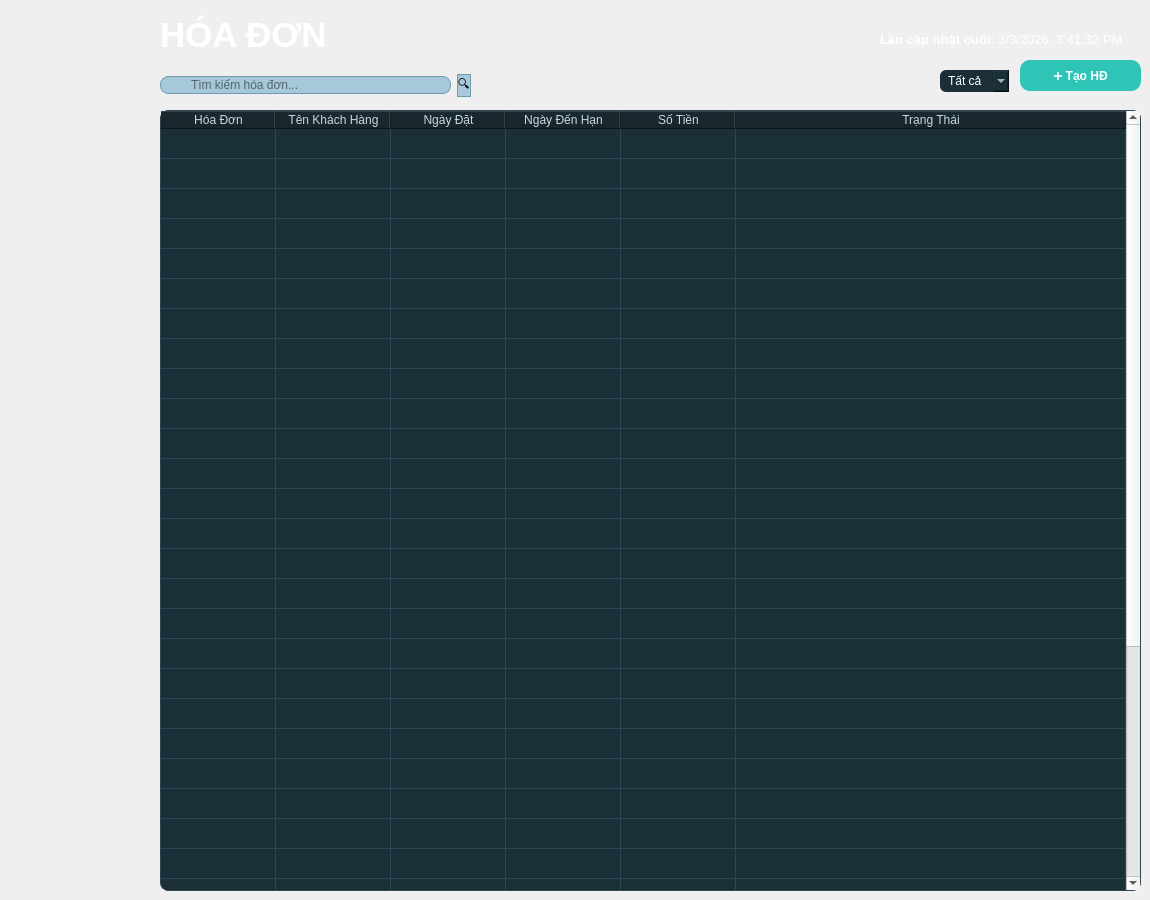
    <widget class="QWidget" name="hd">
     <widget class="QPushButton" name="pb_add_hd">
      <property name="geometry">
       <rect>
        <x>1020</x>
        <y>60</y>
        <width>121</width>
        <height>31</height>
       </rect>
      </property>
      <property name="font">
       <font>
        <family>Arial</family>
        <weight>75</weight>
        <bold>true</bold>
       </font>
      </property>
      <property name="styleSheet">
       <string notr="true">QPushButton{
    background-color: #2EC4B6;
    color: white;
    border: none;
    border-radius: 10px;
    padding: 6px 16px;
    font-weight: 600;
}

QPushButton:hover{
    background-color: #0ea5a4;
}

QPushButton:pressed{
    background-color: #0d9488;
}</string>
      </property>
      <property name="text">
       <string>➕ Tạo HĐ</string>
      </property>
     </widget>
     <widget class="QLabel" name="lb_updatetime_hd">
      <property name="geometry">
       <rect>
        <x>880</x>
        <y>30</y>
        <width>261</width>
        <height>20</height>
       </rect>
      </property>
      <property name="font">
       <font>
        <family>Arial</family>
        <weight>50</weight>
        <bold>false</bold>
       </font>
      </property>
      <property name="styleSheet">
       <string notr="true">QLabel {
    color: #FFFFFF;
}
</string>
      </property>
      <property name="text">
       <string>&lt;html&gt;&lt;head/&gt;&lt;body&gt;&lt;p&gt;&lt;span style=&quot; font-size:10pt; font-weight:600;&quot;&gt;Lần cập nhật cuối:&lt;/span&gt;&lt;span style=&quot; font-size:10pt;&quot;&gt; 3/3/2026, 3:41:32 PM&lt;/span&gt;&lt;/p&gt;&lt;/body&gt;&lt;/html&gt;</string>
      </property>
     </widget>
     <widget class="QComboBox" name="cb_f_hd">
      <property name="geometry">
       <rect>
        <x>940</x>
        <y>70</y>
        <width>69</width>
        <height>22</height>
       </rect>
      </property>
      <property name="font">
       <font>
        <family>Arial</family>
        <weight>50</weight>
        <bold>false</bold>
       </font>
      </property>
      <property name="styleSheet">
       <string notr="true">QComboBox {
    background-color: #1B2F38;
    color: white;
    border-radius: 6px;
    padding: 4px 8px;
}

QComboBox QAbstractItemView {
    background-color:#1B2F38;
    color: white;
}</string>
      </property>
      <property name="editable">
       <bool>false</bool>
      </property>
      <property name="currentText">
       <string notr="true">Tất cả</string>
      </property>
      <item>
       <property name="text">
        <string>Tất cả</string>
       </property>
      </item>
      <item>
       <property name="text">
        <string>Đã thanh toán</string>
       </property>
      </item>
      <item>
       <property name="text">
        <string>Quá hạn</string>
       </property>
      </item>
      <item>
       <property name="text">
        <string>Chưa giải quyết</string>
       </property>
      </item>
      <item>
       <property name="text">
        <string/>
       </property>
      </item>
     </widget>
     <widget class="QWidget" name="layoutWidget_4">
      <property name="geometry">
       <rect>
        <x>160</x>
        <y>70</y>
        <width>311</width>
        <height>31</height>
       </rect>
      </property>
      <layout class="QHBoxLayout" name="hlayout_hd">
       <item>
        <widget class="QLineEdit" name="lne_search_hd">
         <property name="font">
          <font>
           <family>Arial</family>
          </font>
         </property>
         <property name="styleSheet">
          <string notr="true">QLineEdit {
background-color: #A6C8D8;
border: 1px solid #6F9BB3;
border-radius: 8px;
padding-left: 28px;
}</string>
         </property>
         <property name="text">
          <string/>
         </property>
         <property name="placeholderText">
          <string>Tìm kiếm hóa đơn...</string>
         </property>
        </widget>
       </item>
       <item>
        <widget class="QPushButton" name="pb_search_hd">
         <property name="styleSheet">
          <string notr="true">QPushButton {
background-color: #A6C8D8;
border: 1px solid #6F9BB3;
border-radius: 8px;
}</string>
         </property>
         <property name="text">
          <string>🔍</string>
         </property>
        </widget>
       </item>
      </layout>
     </widget>
     <widget class="QLabel" name="lb_hd">
      <property name="geometry">
       <rect>
        <x>160</x>
        <y>10</y>
        <width>231</width>
        <height>51</height>
       </rect>
      </property>
      <property name="font">
       <font>
        <family>Arial</family>
        <weight>50</weight>
        <bold>false</bold>
       </font>
      </property>
      <property name="styleSheet">
       <string notr="true">color: white;</string>
      </property>
      <property name="text">
       <string>&lt;html&gt;&lt;head/&gt;&lt;body&gt;&lt;p&gt;&lt;span style=&quot; font-size:26pt; font-weight:600;&quot;&gt;HÓA ĐƠN&lt;/span&gt;&lt;/p&gt;&lt;/body&gt;&lt;/html&gt;</string>
      </property>
     </widget>
     <widget class="QTableWidget" name="tbwg_hd">
      <property name="geometry">
       <rect>
        <x>160</x>
        <y>110</y>
        <width>981</width>
        <height>781</height>
       </rect>
      </property>
      <property name="font">
       <font>
        <family>Arial</family>
       </font>
      </property>
      <property name="autoFillBackground">
       <bool>false</bool>
      </property>
      <property name="styleSheet">
       <string notr="true">QTableWidget{
    background-color: #1B2F38;
    border: 1px solid #2f4752;
    gridline-color: #2f4752;
    color: #C7D9E2;
    border-radius: 8px;
}

QHeaderView::section{
    background-color: #0F1E25;
    color: #C7D9E2;}</string>
      </property>
      <property name="sizeAdjustPolicy">
       <enum>QAbstractScrollArea::AdjustToContents</enum>
      </property>
      <attribute name="horizontalHeaderDefaultSectionSize">
       <number>115</number>
      </attribute>
      <attribute name="horizontalHeaderStretchLastSection">
       <bool>true</bool>
      </attribute>
      <attribute name="verticalHeaderVisible">
       <bool>false</bool>
      </attribute>
      <attribute name="verticalHeaderCascadingSectionResizes">
       <bool>false</bool>
      </attribute>
      <attribute name="verticalHeaderHighlightSections">
       <bool>true</bool>
      </attribute>
      <attribute name="verticalHeaderStretchLastSection">
       <bool>true</bool>
      </attribute>
      <row>
       <property name="text">
        <string>1</string>
       </property>
      </row>
      <row>
       <property name="text">
        <string>New Row</string>
       </property>
      </row>
      <row>
       <property name="text">
        <string>New Row</string>
       </property>
      </row>
      <row>
       <property name="text">
        <string>New Row</string>
       </property>
      </row>
      <row>
       <property name="text">
        <string>New Row</string>
       </property>
      </row>
      <row>
       <property name="text">
        <string>New Row</string>
       </property>
      </row>
      <row>
       <property name="text">
        <string>New Row</string>
       </property>
      </row>
      <row>
       <property name="text">
        <string>New Row</string>
       </property>
      </row>
      <row>
       <property name="text">
        <string>New Row</string>
       </property>
      </row>
      <row>
       <property name="text">
        <string>New Row</string>
       </property>
      </row>
      <row>
       <property name="text">
        <string>New Row</string>
       </property>
      </row>
      <row>
       <property name="text">
        <string>New Row</string>
       </property>
      </row>
      <row>
       <property name="text">
        <string>New Row</string>
       </property>
      </row>
      <row>
       <property name="text">
        <string>New Row</string>
       </property>
      </row>
      <row>
       <property name="text">
        <string>New Row</string>
       </property>
      </row>
      <row>
       <property name="text">
        <string>New Row</string>
       </property>
      </row>
      <row>
       <property name="text">
        <string>New Row</string>
       </property>
      </row>
      <row>
       <property name="text">
        <string>New Row</string>
       </property>
      </row>
      <row>
       <property name="text">
        <string>New Row</string>
       </property>
      </row>
      <row>
       <property name="text">
        <string>New Row</string>
       </property>
      </row>
      <row>
       <property name="text">
        <string>New Row</string>
       </property>
      </row>
      <row>
       <property name="text">
        <string>New Row</string>
       </property>
      </row>
      <row>
       <property name="text">
        <string>New Row</string>
       </property>
      </row>
      <row>
       <property name="text">
        <string>New Row</string>
       </property>
      </row>
      <row>
       <property name="text">
        <string>New Row</string>
       </property>
      </row>
      <row>
       <property name="text">
        <string>New Row</string>
       </property>
      </row>
      <row>
       <property name="text">
        <string>New Row</string>
       </property>
      </row>
      <row>
       <property name="text">
        <string>New Row</string>
       </property>
      </row>
      <row>
       <property name="text">
        <string>New Row</string>
       </property>
      </row>
      <row>
       <property name="text">
        <string>New Row</string>
       </property>
      </row>
      <row>
       <property name="text">
        <string>New Row</string>
       </property>
      </row>
      <row>
       <property name="text">
        <string>New Row</string>
       </property>
      </row>
      <row>
       <property name="text">
        <string>New Row</string>
       </property>
      </row>
      <row>
       <property name="text">
        <string>New Row</string>
       </property>
      </row>
      <row>
       <property name="text">
        <string>New Row</string>
       </property>
      </row>
      <row>
       <property name="text">
        <string>New Row</string>
       </property>
      </row>
      <column>
       <property name="text">
        <string>Hóa Đơn</string>
       </property>
      </column>
      <column>
       <property name="text">
        <string>Tên Khách Hàng</string>
       </property>
      </column>
      <column>
       <property name="text">
        <string>Ngày Đặt</string>
       </property>
      </column>
      <column>
       <property name="text">
        <string>Ngày Đến Hạn</string>
       </property>
      </column>
      <column>
       <property name="text">
        <string>Số Tiền</string>
       </property>
      </column>
      <column>
       <property name="text">
        <string>Trạng Thái</string>
       </property>
      </column>
      <item row="0" column="0">
       <property name="text">
        <string/>
       </property>
      </item>
      <item row="0" column="1">
       <property name="text">
        <string/>
       </property>
      </item>
      <item row="0" column="2">
       <property name="text">
        <string/>
       </property>
      </item>
      <item row="0" column="3">
       <property name="text">
        <string/>
       </property>
      </item>
      <item row="0" column="4">
       <property name="text">
        <string/>
       </property>
      </item>
      <item row="6" column="0">
       <property name="text">
        <string/>
       </property>
      </item>
      <item row="6" column="1">
       <property name="text">
        <string/>
       </property>
      </item>
      <item row="6" column="3">
       <property name="text">
        <string/>
       </property>
      </item>
     </widget>
    </widget>
